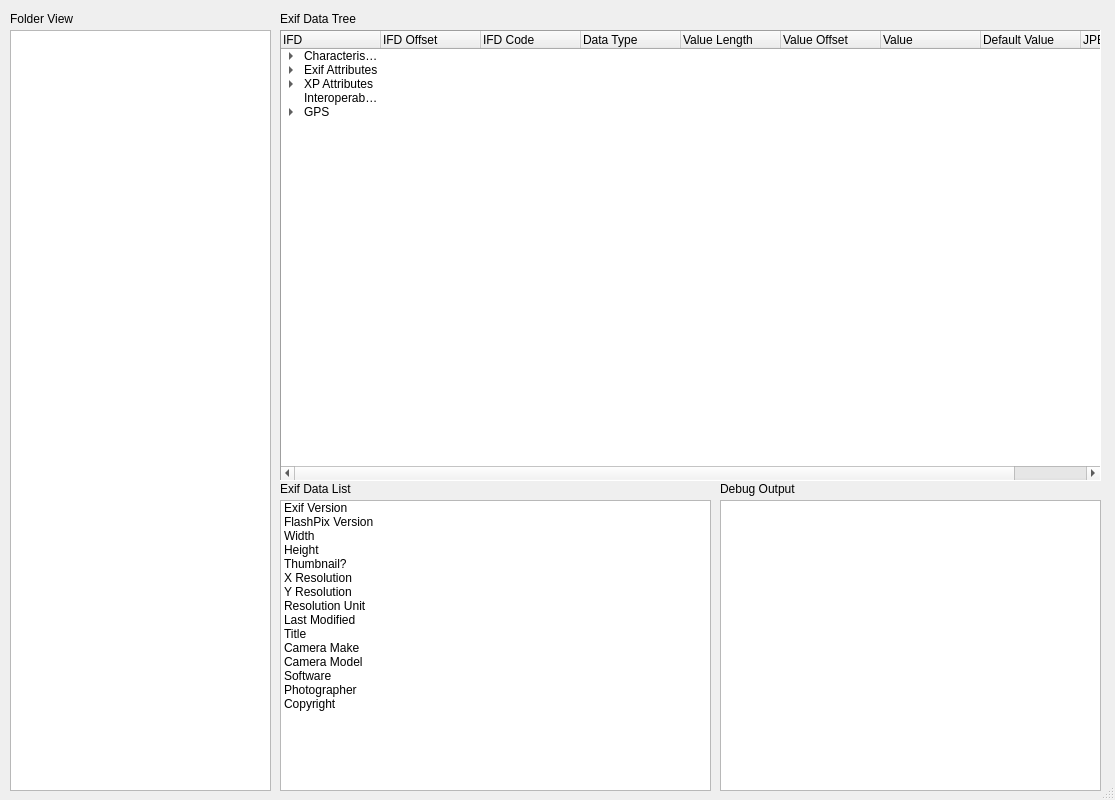
<?xml version="1.0" encoding="UTF-8"?>
<ui version="4.0">
 <class>Dialog</class>
 <widget class="QDialog" name="Dialog">
  <property name="geometry">
   <rect>
    <x>0</x>
    <y>0</y>
    <width>1115</width>
    <height>800</height>
   </rect>
  </property>
  <property name="font">
   <font>
    <family>Segoe UI</family>
    <pointsize>9</pointsize>
   </font>
  </property>
  <property name="windowTitle">
   <string>Exif Reader</string>
  </property>
  <property name="sizeGripEnabled">
   <bool>true</bool>
  </property>
  <widget class="QTreeView" name="folderView">
   <property name="geometry">
    <rect>
     <x>10</x>
     <y>30</y>
     <width>261</width>
     <height>761</height>
    </rect>
   </property>
  </widget>
  <widget class="QPlainTextEdit" name="debugOutput">
   <property name="geometry">
    <rect>
     <x>720</x>
     <y>500</y>
     <width>381</width>
     <height>291</height>
    </rect>
   </property>
  </widget>
  <widget class="QTreeWidget" name="exifTree">
   <property name="geometry">
    <rect>
     <x>280</x>
     <y>30</y>
     <width>821</width>
     <height>451</height>
    </rect>
   </property>
   <property name="frameShape">
    <enum>QFrame::Panel</enum>
   </property>
   <property name="selectionBehavior">
    <enum>QAbstractItemView::SelectRows</enum>
   </property>
   <column>
    <property name="text">
     <string notr="true">IFD</string>
    </property>
   </column>
   <column>
    <property name="text">
     <string>IFD Offset</string>
    </property>
   </column>
   <column>
    <property name="text">
     <string>IFD Code</string>
    </property>
   </column>
   <column>
    <property name="text">
     <string>Data Type</string>
    </property>
   </column>
   <column>
    <property name="text">
     <string>Value Length</string>
    </property>
   </column>
   <column>
    <property name="text">
     <string>Value Offset</string>
    </property>
   </column>
   <column>
    <property name="text">
     <string>Value</string>
    </property>
   </column>
   <column>
    <property name="text">
     <string>Default Value</string>
    </property>
   </column>
   <column>
    <property name="text">
     <string>JPEG Flag</string>
    </property>
   </column>
   <item>
    <property name="text">
     <string>Characteristics</string>
    </property>
    <item>
     <property name="text">
      <string>Basic Information</string>
     </property>
     <item>
      <property name="text">
       <string>ImageWidth</string>
      </property>
      <property name="toolTip">
       <string>Image Width</string>
      </property>
      <property name="text">
       <string>100</string>
      </property>
      <property name="text">
       <string/>
      </property>
      <property name="text">
       <string/>
      </property>
      <property name="text">
       <string/>
      </property>
      <property name="text">
       <string/>
      </property>
      <property name="text">
       <string/>
      </property>
      <property name="text">
       <string>None</string>
      </property>
     </item>
     <item>
      <property name="text">
       <string>ImageHeight</string>
      </property>
      <property name="toolTip">
       <string>Image Height</string>
      </property>
      <property name="text">
       <string>101</string>
      </property>
      <property name="text">
       <string/>
      </property>
      <property name="text">
       <string/>
      </property>
      <property name="text">
       <string/>
      </property>
      <property name="text">
       <string/>
      </property>
      <property name="text">
       <string/>
      </property>
      <property name="text">
       <string>None</string>
      </property>
     </item>
     <item>
      <property name="text">
       <string>BitsPerSample</string>
      </property>
      <property name="toolTip">
       <string>Number of bits per component</string>
      </property>
      <property name="text">
       <string>102</string>
      </property>
      <property name="text">
       <string/>
      </property>
      <property name="text">
       <string>Short</string>
      </property>
      <property name="text">
       <string/>
      </property>
      <property name="text">
       <string/>
      </property>
      <property name="text">
       <string/>
      </property>
      <property name="text">
       <string>8 8 8</string>
      </property>
     </item>
     <item>
      <property name="text">
       <string>Compression</string>
      </property>
      <property name="toolTip">
       <string>Compression scheme used for image</string>
      </property>
      <property name="text">
       <string>103</string>
      </property>
      <property name="text">
       <string/>
      </property>
      <property name="text">
       <string>Short</string>
      </property>
      <property name="text">
       <string/>
      </property>
      <property name="text">
       <string/>
      </property>
      <property name="text">
       <string/>
      </property>
      <property name="text">
       <string>None</string>
      </property>
     </item>
     <item>
      <property name="text">
       <string>PhotometricInterpretation</string>
      </property>
      <property name="toolTip">
       <string>Pixel Composition</string>
      </property>
      <property name="text">
       <string>106</string>
      </property>
      <property name="text">
       <string/>
      </property>
      <property name="text">
       <string>Short</string>
      </property>
      <property name="text">
       <string/>
      </property>
      <property name="text">
       <string/>
      </property>
      <property name="text">
       <string/>
      </property>
      <property name="text">
       <string>None</string>
      </property>
      <property name="text">
       <string/>
      </property>
      <property name="flags">
       <set>ItemIsSelectable|ItemIsEnabled</set>
      </property>
     </item>
     <item>
      <property name="text">
       <string>Orientation</string>
      </property>
      <property name="toolTip">
       <string>Image orientation</string>
      </property>
      <property name="text">
       <string>112</string>
      </property>
      <property name="text">
       <string/>
      </property>
      <property name="text">
       <string>Short</string>
      </property>
      <property name="text">
       <string/>
      </property>
      <property name="text">
       <string/>
      </property>
      <property name="text">
       <string/>
      </property>
      <property name="text">
       <string>1</string>
      </property>
     </item>
     <item>
      <property name="text">
       <string>SamplesPerPixel</string>
      </property>
      <property name="toolTip">
       <string>Number of samples per pixel</string>
      </property>
      <property name="text">
       <string>115</string>
      </property>
      <property name="text">
       <string/>
      </property>
      <property name="text">
       <string>Short</string>
      </property>
      <property name="text">
       <string/>
      </property>
      <property name="text">
       <string/>
      </property>
      <property name="text">
       <string/>
      </property>
      <property name="text">
       <string>3</string>
      </property>
     </item>
     <item>
      <property name="text">
       <string>PlanarConfiguration</string>
      </property>
      <property name="toolTip">
       <string>Image data arrangement</string>
      </property>
      <property name="text">
       <string>11C</string>
      </property>
      <property name="text">
       <string/>
      </property>
      <property name="text">
       <string>Short</string>
      </property>
     </item>
     <item>
      <property name="text">
       <string>YCbCrSubSampling</string>
      </property>
      <property name="toolTip">
       <string>Sumbsampling ration of Y to C</string>
      </property>
      <property name="text">
       <string>212</string>
      </property>
      <property name="text">
       <string/>
      </property>
      <property name="text">
       <string>Short</string>
      </property>
     </item>
     <item>
      <property name="text">
       <string>YCbCrPositioning</string>
      </property>
      <property name="toolTip">
       <string>Y and C positioning</string>
      </property>
      <property name="text">
       <string>213</string>
      </property>
      <property name="text">
       <string/>
      </property>
      <property name="text">
       <string>Short</string>
      </property>
      <property name="text">
       <string/>
      </property>
      <property name="text">
       <string/>
      </property>
      <property name="text">
       <string/>
      </property>
      <property name="text">
       <string>1</string>
      </property>
     </item>
     <item>
      <property name="text">
       <string>XResolution</string>
      </property>
      <property name="toolTip">
       <string>Width resolution</string>
      </property>
      <property name="text">
       <string>11A</string>
      </property>
      <property name="text">
       <string/>
      </property>
      <property name="text">
       <string>Rational</string>
      </property>
      <property name="text">
       <string/>
      </property>
      <property name="text">
       <string/>
      </property>
      <property name="text">
       <string/>
      </property>
      <property name="text">
       <string>72</string>
      </property>
     </item>
     <item>
      <property name="text">
       <string>YResolution</string>
      </property>
      <property name="toolTip">
       <string>Height Resolution</string>
      </property>
      <property name="text">
       <string>11B</string>
      </property>
      <property name="text">
       <string/>
      </property>
      <property name="text">
       <string>Rational</string>
      </property>
      <property name="text">
       <string/>
      </property>
      <property name="text">
       <string/>
      </property>
      <property name="text">
       <string/>
      </property>
      <property name="text">
       <string>72</string>
      </property>
     </item>
     <item>
      <property name="text">
       <string>ResolutionUnit</string>
      </property>
      <property name="toolTip">
       <string>Unit for image resolution</string>
      </property>
      <property name="text">
       <string>128</string>
      </property>
      <property name="text">
       <string/>
      </property>
      <property name="text">
       <string>Short</string>
      </property>
      <property name="text">
       <string/>
      </property>
      <property name="text">
       <string/>
      </property>
      <property name="text">
       <string/>
      </property>
      <property name="text">
       <string>2</string>
      </property>
     </item>
    </item>
    <item>
     <property name="text">
      <string>Offset Records</string>
     </property>
     <item>
      <property name="text">
       <string>StripOffsets</string>
      </property>
      <property name="toolTip">
       <string>Image data location</string>
      </property>
      <property name="text">
       <string>111</string>
      </property>
      <property name="text">
       <string/>
      </property>
      <property name="text">
       <string/>
      </property>
      <property name="text">
       <string/>
      </property>
      <property name="text">
       <string/>
      </property>
      <property name="text">
       <string/>
      </property>
      <property name="text">
       <string>None</string>
      </property>
     </item>
     <item>
      <property name="text">
       <string>RowsPerStrip</string>
      </property>
      <property name="toolTip">
       <string>Number of rows per strip</string>
      </property>
      <property name="text">
       <string>116</string>
      </property>
      <property name="text">
       <string/>
      </property>
      <property name="text">
       <string/>
      </property>
      <property name="text">
       <string/>
      </property>
      <property name="text">
       <string/>
      </property>
      <property name="text">
       <string/>
      </property>
      <property name="text">
       <string>None</string>
      </property>
     </item>
     <item>
      <property name="text">
       <string>StripByteCounts</string>
      </property>
      <property name="toolTip">
       <string>Bytes per compressed strip</string>
      </property>
      <property name="text">
       <string>117</string>
      </property>
      <property name="text">
       <string/>
      </property>
      <property name="text">
       <string/>
      </property>
      <property name="text">
       <string/>
      </property>
      <property name="text">
       <string/>
      </property>
      <property name="text">
       <string/>
      </property>
      <property name="text">
       <string>None</string>
      </property>
     </item>
     <item>
      <property name="text">
       <string>JPEGInterchangeFormat</string>
      </property>
      <property name="toolTip">
       <string>Offset to Image</string>
      </property>
      <property name="text">
       <string>201</string>
      </property>
      <property name="text">
       <string/>
      </property>
      <property name="text">
       <string>Long</string>
      </property>
      <property name="text">
       <string/>
      </property>
      <property name="text">
       <string/>
      </property>
      <property name="text">
       <string/>
      </property>
      <property name="text">
       <string>None</string>
      </property>
     </item>
     <item>
      <property name="text">
       <string>JPEGInterchangeFormatLength</string>
      </property>
      <property name="toolTip">
       <string>Bytes for actual image data</string>
      </property>
      <property name="text">
       <string>202</string>
      </property>
      <property name="text">
       <string/>
      </property>
      <property name="text">
       <string>Long</string>
      </property>
      <property name="text">
       <string/>
      </property>
      <property name="text">
       <string/>
      </property>
      <property name="text">
       <string/>
      </property>
      <property name="text">
       <string>None</string>
      </property>
     </item>
    </item>
    <item>
     <property name="text">
      <string>Characteristics</string>
     </property>
    </item>
    <item>
     <property name="text">
      <string>Image Metadata</string>
     </property>
     <item>
      <property name="text">
       <string>DateTime</string>
      </property>
      <property name="toolTip">
       <string>Date/Time image last modified</string>
      </property>
      <property name="text">
       <string>132</string>
      </property>
      <property name="text">
       <string/>
      </property>
      <property name="text">
       <string>ASCII</string>
      </property>
     </item>
     <item>
      <property name="text">
       <string>ImageDescription</string>
      </property>
      <property name="toolTip">
       <string>Title of Image</string>
      </property>
      <property name="text">
       <string>10E</string>
      </property>
      <property name="toolTip">
       <string>Title of image</string>
      </property>
      <property name="text">
       <string/>
      </property>
      <property name="text">
       <string>ASCII</string>
      </property>
     </item>
     <item>
      <property name="text">
       <string>Make</string>
      </property>
      <property name="toolTip">
       <string>Camera Manufacturer</string>
      </property>
      <property name="text">
       <string>10F</string>
      </property>
      <property name="text">
       <string/>
      </property>
      <property name="text">
       <string>ASCII</string>
      </property>
     </item>
     <item>
      <property name="text">
       <string>Model</string>
      </property>
      <property name="toolTip">
       <string>Camera model</string>
      </property>
      <property name="text">
       <string>110</string>
      </property>
      <property name="text">
       <string/>
      </property>
      <property name="text">
       <string>ASCII</string>
      </property>
     </item>
     <item>
      <property name="text">
       <string>Software</string>
      </property>
      <property name="toolTip">
       <string>Software used to digitize image</string>
      </property>
      <property name="text">
       <string>131</string>
      </property>
      <property name="text">
       <string/>
      </property>
      <property name="text">
       <string>ASCII</string>
      </property>
     </item>
     <item>
      <property name="text">
       <string>Artist</string>
      </property>
      <property name="toolTip">
       <string>Photographer</string>
      </property>
      <property name="text">
       <string>13B</string>
      </property>
      <property name="text">
       <string/>
      </property>
      <property name="text">
       <string>ASCII</string>
      </property>
     </item>
     <item>
      <property name="text">
       <string>Copyright</string>
      </property>
      <property name="toolTip">
       <string>Copyright holder</string>
      </property>
      <property name="text">
       <string>8298</string>
      </property>
      <property name="text">
       <string/>
      </property>
      <property name="text">
       <string>ASCII</string>
      </property>
     </item>
    </item>
   </item>
   <item>
    <property name="text">
     <string>Exif Attributes</string>
    </property>
    <item>
     <property name="text">
      <string>Exif Version</string>
     </property>
     <item>
      <property name="text">
       <string>Exif Version</string>
      </property>
      <property name="text">
       <string>9000</string>
      </property>
      <property name="text">
       <string/>
      </property>
      <property name="text">
       <string>Undefined</string>
      </property>
      <property name="text">
       <string>4</string>
      </property>
      <property name="text">
       <string/>
      </property>
      <property name="text">
       <string/>
      </property>
      <property name="text">
       <string>0230</string>
      </property>
     </item>
     <item>
      <property name="text">
       <string>FlashPix Version</string>
      </property>
      <property name="text">
       <string>A000</string>
      </property>
      <property name="text">
       <string/>
      </property>
      <property name="text">
       <string>Undefined</string>
      </property>
      <property name="text">
       <string>4</string>
      </property>
      <property name="text">
       <string/>
      </property>
      <property name="text">
       <string/>
      </property>
      <property name="text">
       <string>0100</string>
      </property>
     </item>
    </item>
    <item>
     <property name="text">
      <string>Color Data</string>
     </property>
     <item>
      <property name="text">
       <string>Color Space</string>
      </property>
      <property name="text">
       <string>A001</string>
      </property>
      <property name="text">
       <string/>
      </property>
      <property name="text">
       <string>Short</string>
      </property>
     </item>
     <item>
      <property name="text">
       <string>Gamma</string>
      </property>
      <property name="text">
       <string>A500</string>
      </property>
      <property name="text">
       <string/>
      </property>
      <property name="text">
       <string>Rational</string>
      </property>
     </item>
    </item>
    <item>
     <property name="text">
      <string>Configuration</string>
     </property>
     <item>
      <property name="text">
       <string>Components Configuration</string>
      </property>
      <property name="text">
       <string>9101</string>
      </property>
     </item>
     <item>
      <property name="text">
       <string>Compress Mode</string>
      </property>
      <property name="text">
       <string>9102</string>
      </property>
     </item>
     <item>
      <property name="text">
       <string>Valid Width</string>
      </property>
      <property name="text">
       <string>A002</string>
      </property>
     </item>
     <item>
      <property name="text">
       <string>Valid Height</string>
      </property>
      <property name="text">
       <string>A003</string>
      </property>
     </item>
    </item>
    <item>
     <property name="text">
      <string>Comments</string>
     </property>
     <item>
      <property name="text">
       <string>User Comments</string>
      </property>
      <property name="text">
       <string>9286</string>
      </property>
      <property name="text">
       <string/>
      </property>
      <property name="text">
       <string>Undefined</string>
      </property>
     </item>
     <item>
      <property name="text">
       <string>MakerNote</string>
      </property>
      <property name="text">
       <string>927C</string>
      </property>
      <property name="text">
       <string/>
      </property>
      <property name="text">
       <string>Undefined</string>
      </property>
     </item>
    </item>
    <item>
     <property name="text">
      <string>Sound File</string>
     </property>
     <property name="text">
      <string>A004</string>
     </property>
    </item>
    <item>
     <property name="text">
      <string>Date and Time</string>
     </property>
     <property name="text">
      <string/>
     </property>
     <item>
      <property name="text">
       <string>Date/Time Taken</string>
      </property>
      <property name="text">
       <string>9003</string>
      </property>
     </item>
     <item>
      <property name="text">
       <string>Date/Time Digitized</string>
      </property>
      <property name="text">
       <string>9004</string>
      </property>
     </item>
     <item>
      <property name="text">
       <string>Modified Subseconds</string>
      </property>
      <property name="text">
       <string>9290</string>
      </property>
     </item>
     <item>
      <property name="text">
       <string>Taken Subseconds</string>
      </property>
      <property name="text">
       <string>9291</string>
      </property>
     </item>
     <item>
      <property name="text">
       <string>Digitized Subseconds</string>
      </property>
      <property name="text">
       <string>9292</string>
      </property>
     </item>
    </item>
    <item>
     <property name="text">
      <string>Picture Conditions</string>
     </property>
    </item>
    <item>
     <property name="text">
      <string>Camera Information</string>
     </property>
     <item>
      <property name="text">
       <string>Image ID</string>
      </property>
      <property name="text">
       <string>A420</string>
      </property>
      <property name="text">
       <string/>
      </property>
      <property name="text">
       <string>ASCII</string>
      </property>
     </item>
     <item>
      <property name="text">
       <string>Camera Owner</string>
      </property>
      <property name="text">
       <string>A430</string>
      </property>
      <property name="text">
       <string/>
      </property>
      <property name="text">
       <string>ASCII</string>
      </property>
     </item>
     <item>
      <property name="text">
       <string>Cameria Serial</string>
      </property>
      <property name="text">
       <string>A431</string>
      </property>
      <property name="text">
       <string/>
      </property>
      <property name="text">
       <string>ASCII</string>
      </property>
     </item>
     <item>
      <property name="text">
       <string>Lens Specification</string>
      </property>
      <property name="text">
       <string>A432</string>
      </property>
      <property name="text">
       <string/>
      </property>
      <property name="text">
       <string>Rational</string>
      </property>
      <property name="text">
       <string>4</string>
      </property>
      <property name="text">
       <string>0</string>
      </property>
     </item>
     <item>
      <property name="text">
       <string>Lense Make</string>
      </property>
      <property name="text">
       <string>A433</string>
      </property>
      <property name="text">
       <string/>
      </property>
      <property name="text">
       <string>ASCII</string>
      </property>
     </item>
     <item>
      <property name="text">
       <string>Lense Model</string>
      </property>
      <property name="text">
       <string>A434</string>
      </property>
      <property name="text">
       <string/>
      </property>
      <property name="text">
       <string>ASCII</string>
      </property>
     </item>
     <item>
      <property name="text">
       <string>Lense Serial</string>
      </property>
      <property name="text">
       <string>A435</string>
      </property>
     </item>
    </item>
   </item>
   <item>
    <property name="text">
     <string>XP Attributes</string>
    </property>
    <item>
     <property name="text">
      <string>Title</string>
     </property>
     <property name="text">
      <string>9C9B</string>
     </property>
     <property name="text">
      <string/>
     </property>
     <property name="text">
      <string/>
     </property>
    </item>
    <item>
     <property name="text">
      <string>Comment</string>
     </property>
     <property name="text">
      <string>9C9C</string>
     </property>
    </item>
    <item>
     <property name="text">
      <string>Author</string>
     </property>
     <property name="text">
      <string>9C9D</string>
     </property>
    </item>
    <item>
     <property name="text">
      <string>Keywords</string>
     </property>
     <property name="text">
      <string>9C9E</string>
     </property>
    </item>
    <item>
     <property name="text">
      <string>Subject</string>
     </property>
     <property name="text">
      <string>9C9F</string>
     </property>
    </item>
   </item>
   <item>
    <property name="text">
     <string>Interoperability</string>
    </property>
   </item>
   <item>
    <property name="text">
     <string>GPS</string>
    </property>
    <item>
     <property name="text">
      <string>GPS Version</string>
     </property>
    </item>
    <item>
     <property name="text">
      <string>North/South Latitude</string>
     </property>
    </item>
    <item>
     <property name="text">
      <string>Latitude</string>
     </property>
    </item>
    <item>
     <property name="text">
      <string>East/West Longitude</string>
     </property>
    </item>
    <item>
     <property name="text">
      <string>Longitude</string>
     </property>
    </item>
    <item>
     <property name="text">
      <string>Altitude References</string>
     </property>
    </item>
    <item>
     <property name="text">
      <string>Altitude</string>
     </property>
    </item>
    <item>
     <property name="text">
      <string>GPS Time</string>
     </property>
    </item>
    <item>
     <property name="text">
      <string>GPS Satellites</string>
     </property>
    </item>
    <item>
     <property name="text">
      <string>Receiver Status</string>
     </property>
    </item>
    <item>
     <property name="text">
      <string>Measurement Mode</string>
     </property>
    </item>
    <item>
     <property name="text">
      <string>Speed Unit</string>
     </property>
    </item>
    <item>
     <property name="text">
      <string>Precision</string>
     </property>
    </item>
    <item>
     <property name="text">
      <string>GPS Unit Speed</string>
     </property>
    </item>
    <item>
     <property name="text">
      <string>Movement Reference</string>
     </property>
    </item>
    <item>
     <property name="text">
      <string>Movement Direction</string>
     </property>
    </item>
    <item>
     <property name="text">
      <string>Image Direction Ref</string>
     </property>
    </item>
    <item>
     <property name="text">
      <string>Image Direction</string>
     </property>
    </item>
    <item>
     <property name="text">
      <string>Geodetic Survey</string>
     </property>
    </item>
    <item>
     <property name="text">
      <string>Destination Latitude Ref</string>
     </property>
    </item>
    <item>
     <property name="text">
      <string>Destination Latitude</string>
     </property>
    </item>
   </item>
  </widget>
  <widget class="QLabel" name="exifTreeLabel">
   <property name="geometry">
    <rect>
     <x>280</x>
     <y>10</y>
     <width>81</width>
     <height>18</height>
    </rect>
   </property>
   <property name="sizePolicy">
    <sizepolicy hsizetype="Fixed" vsizetype="Fixed">
     <horstretch>0</horstretch>
     <verstretch>0</verstretch>
    </sizepolicy>
   </property>
   <property name="text">
    <string>Exif Data Tree</string>
   </property>
   <property name="buddy">
    <cstring>exifTree</cstring>
   </property>
  </widget>
  <widget class="QLabel" name="debugLabel">
   <property name="geometry">
    <rect>
     <x>720</x>
     <y>480</y>
     <width>81</width>
     <height>18</height>
    </rect>
   </property>
   <property name="sizePolicy">
    <sizepolicy hsizetype="Fixed" vsizetype="Fixed">
     <horstretch>0</horstretch>
     <verstretch>0</verstretch>
    </sizepolicy>
   </property>
   <property name="text">
    <string>Debug Output</string>
   </property>
   <property name="buddy">
    <cstring>debugOutput</cstring>
   </property>
  </widget>
  <widget class="QLabel" name="folderLabel">
   <property name="geometry">
    <rect>
     <x>10</x>
     <y>10</y>
     <width>71</width>
     <height>18</height>
    </rect>
   </property>
   <property name="sizePolicy">
    <sizepolicy hsizetype="Fixed" vsizetype="Fixed">
     <horstretch>0</horstretch>
     <verstretch>0</verstretch>
    </sizepolicy>
   </property>
   <property name="text">
    <string>Folder View</string>
   </property>
   <property name="buddy">
    <cstring>folderView</cstring>
   </property>
  </widget>
  <widget class="QListWidget" name="listWidget">
   <property name="geometry">
    <rect>
     <x>280</x>
     <y>500</y>
     <width>431</width>
     <height>291</height>
    </rect>
   </property>
   <item>
    <property name="text">
     <string>Exif Version</string>
    </property>
   </item>
   <item>
    <property name="text">
     <string>FlashPix Version</string>
    </property>
   </item>
   <item>
    <property name="text">
     <string>Width</string>
    </property>
   </item>
   <item>
    <property name="text">
     <string>Height</string>
    </property>
   </item>
   <item>
    <property name="text">
     <string>Thumbnail?</string>
    </property>
   </item>
   <item>
    <property name="text">
     <string>X Resolution</string>
    </property>
   </item>
   <item>
    <property name="text">
     <string>Y Resolution</string>
    </property>
   </item>
   <item>
    <property name="text">
     <string>Resolution Unit</string>
    </property>
   </item>
   <item>
    <property name="text">
     <string>Last Modified</string>
    </property>
   </item>
   <item>
    <property name="text">
     <string>Title</string>
    </property>
   </item>
   <item>
    <property name="text">
     <string>Camera Make</string>
    </property>
   </item>
   <item>
    <property name="text">
     <string>Camera Model</string>
    </property>
   </item>
   <item>
    <property name="text">
     <string>Software</string>
    </property>
   </item>
   <item>
    <property name="text">
     <string>Photographer</string>
    </property>
   </item>
   <item>
    <property name="text">
     <string>Copyright</string>
    </property>
   </item>
  </widget>
  <widget class="QLabel" name="exifTreeLabel_2">
   <property name="geometry">
    <rect>
     <x>280</x>
     <y>480</y>
     <width>71</width>
     <height>18</height>
    </rect>
   </property>
   <property name="sizePolicy">
    <sizepolicy hsizetype="Fixed" vsizetype="Fixed">
     <horstretch>0</horstretch>
     <verstretch>0</verstretch>
    </sizepolicy>
   </property>
   <property name="text">
    <string>Exif Data List</string>
   </property>
   <property name="buddy">
    <cstring>exifTree</cstring>
   </property>
  </widget>
 </widget>
 <resources/>
 <connections/>
</ui>
